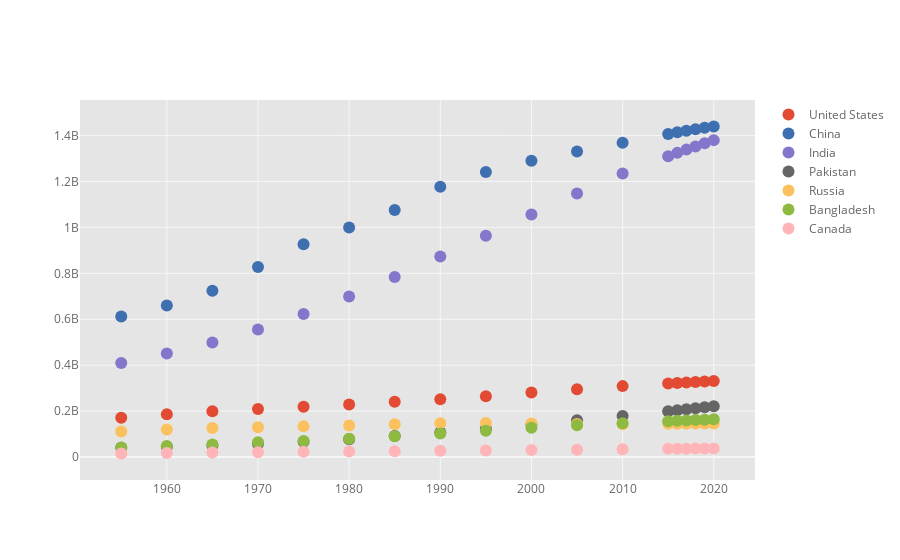

Here is the notebook cell this chart was saved with:
### Code cell
df_pivot.iplot(kind='scatter',mode='markers')
